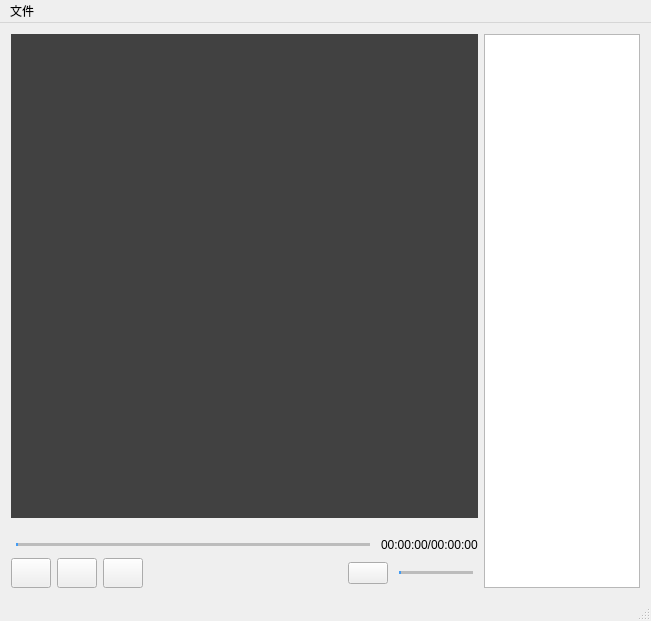
<?xml version="1.0" encoding="UTF-8"?>
<ui version="4.0">
 <class>MyMediaClass</class>
 <widget class="QMainWindow" name="MyMediaClass">
  <property name="geometry">
   <rect>
    <x>0</x>
    <y>0</y>
    <width>651</width>
    <height>621</height>
   </rect>
  </property>
  <property name="windowTitle">
   <string>MyMedia</string>
  </property>
  <property name="styleSheet">
   <string notr="true">QSlider{
border-color: #bcbcbc;
}
QSlider::groove:horizontal {                                
     border: 1px solid #999999;                             
     height: 1px;                                           
    margin: 0px 0;                                         
     left: 5px; right: 5px; 
 }
 /*设置中间的那个滑动的键 */
QSlider::handle:horizontal {                               
     border: 0px ;                           
     border-image:  url(:/MyMedia/img/bullet_blue.png);
     width: 15px;                                           
     margin: -7px -7px -7px -7px;                  
} 
/*还没有滑上去的地方*/
QSlider::add-page:horizontal{
background: qlineargradient(spread:pad, x1:0, y1:1, x2:0, y2:0, stop:0 #bcbcbc, stop:0.25 #bcbcbc, stop:0.5 #bcbcbc, stop:1 #bcbcbc); 

}
/*已经划过的从地方*/
QSlider::sub-page:horizontal{                               
 background: qlineargradient(spread:pad, x1:0, y1:1, x2:0, y2:0, stop:0 #439cf3, stop:0.25 #439cf3, stop:0.5 #439cf3, stop:1 #439cf3);                     
}

QPushButton#phBtn_play{
	border-image: url(:/MyMedia/img/playnormal.png);
}
QPushButton#phBtn_play:pressed{
    border: 0px ; 
	border-image: url(:/MyMedia/img/playpressed.png);
}
QPushButton#phBtn_stop{
	border-image: url(:/MyMedia/img/stop1normalblue.png);
}
QPushButton#phBtn_stop:pressed{
    border: 0px ; 
	border-image: url(:/MyMedia/img/stop1pressedblue.png);
}
QPushButton#phBtn_Next{
	border-image: url(:/MyMedia/img/stepforwardnormalblue.png);
}
QPushButton#phBtn_Next:pressed{
    border: 0px ; 
	border-image: url(:/MyMedia/img/stepforwardpressedblue.png);
}
QMainWindow{
	border:0px;
	margin:0px;
}

QPushButton#phBtn_Vlm{
	border-image: url(:/MyMedia/img/volumenormalblue.png);
}
QPushButton#phBtn_Vlm:pressed{
    border: 0px ; 
	border-image: url(:/MyMedia/img/volumepressedblue.png);
}</string>
  </property>
  <widget class="QWidget" name="centralWidget">
   <layout class="QGridLayout" name="gridLayout">
    <item row="0" column="0">
     <layout class="QHBoxLayout" name="horizontalLayout_3" stretch="6,2">
      <item>
       <layout class="QVBoxLayout" name="verticalLayout_2" stretch="10,0,1">
        <item>
         <widget class="QWidget" name="widget" native="true">
          <property name="styleSheet">
           <string notr="true">background-color: rgb(65, 65, 65);</string>
          </property>
          <layout class="QGridLayout" name="gridLayout_2"/>
         </widget>
        </item>
        <item>
         <spacer name="verticalSpacer_2">
          <property name="orientation">
           <enum>Qt::Vertical</enum>
          </property>
          <property name="sizeHint" stdset="0">
           <size>
            <width>236</width>
            <height>13</height>
           </size>
          </property>
         </spacer>
        </item>
        <item>
         <layout class="QVBoxLayout" name="verticalLayout">
          <item>
           <layout class="QHBoxLayout" name="horizontalLayout">
            <item>
             <widget class="QSlider" name="horizontalSlider">
              <property name="orientation">
               <enum>Qt::Horizontal</enum>
              </property>
             </widget>
            </item>
            <item>
             <widget class="QLabel" name="label">
              <property name="text">
               <string>00:00:00/00:00:00</string>
              </property>
             </widget>
            </item>
           </layout>
          </item>
          <item>
           <layout class="QHBoxLayout" name="horizontalLayout_6" stretch="4,0">
            <item>
             <layout class="QHBoxLayout" name="horizontalLayout_5">
              <item>
               <layout class="QHBoxLayout" name="horizontalLayout_4">
                <item>
                 <widget class="QPushButton" name="phBtn_stop">
                  <property name="minimumSize">
                   <size>
                    <width>30</width>
                    <height>30</height>
                   </size>
                  </property>
                  <property name="text">
                   <string/>
                  </property>
                 </widget>
                </item>
                <item>
                 <widget class="QPushButton" name="phBtn_play">
                  <property name="minimumSize">
                   <size>
                    <width>30</width>
                    <height>30</height>
                   </size>
                  </property>
                  <property name="styleSheet">
                   <string notr="true"/>
                  </property>
                  <property name="text">
                   <string/>
                  </property>
                 </widget>
                </item>
                <item>
                 <widget class="QPushButton" name="phBtn_Next">
                  <property name="minimumSize">
                   <size>
                    <width>30</width>
                    <height>30</height>
                   </size>
                  </property>
                  <property name="text">
                   <string/>
                  </property>
                 </widget>
                </item>
               </layout>
              </item>
              <item>
               <spacer name="horizontalSpacer">
                <property name="orientation">
                 <enum>Qt::Horizontal</enum>
                </property>
                <property name="sizeHint" stdset="0">
                 <size>
                  <width>40</width>
                  <height>20</height>
                 </size>
                </property>
               </spacer>
              </item>
             </layout>
            </item>
            <item>
             <layout class="QHBoxLayout" name="horizontalLayout_2">
              <item>
               <widget class="QPushButton" name="phBtn_Vlm">
                <property name="minimumSize">
                 <size>
                  <width>20</width>
                  <height>20</height>
                 </size>
                </property>
                <property name="text">
                 <string/>
                </property>
               </widget>
              </item>
              <item>
               <widget class="QSlider" name="horizontalSlider_Voluem">
                <property name="orientation">
                 <enum>Qt::Horizontal</enum>
                </property>
               </widget>
              </item>
             </layout>
            </item>
           </layout>
          </item>
         </layout>
        </item>
       </layout>
      </item>
      <item>
       <widget class="QListView" name="listView"/>
      </item>
     </layout>
    </item>
   </layout>
  </widget>
  <widget class="QMenuBar" name="menuBar">
   <property name="geometry">
    <rect>
     <x>0</x>
     <y>0</y>
     <width>651</width>
     <height>23</height>
    </rect>
   </property>
   <widget class="QMenu" name="menu">
    <property name="title">
     <string>文件</string>
    </property>
    <addaction name="action_open"/>
    <addaction name="action_chose"/>
   </widget>
   <addaction name="menu"/>
  </widget>
  <widget class="QStatusBar" name="statusBar"/>
  <action name="action_open">
   <property name="text">
    <string>打开</string>
   </property>
  </action>
  <action name="action_chose">
   <property name="text">
    <string>选择文件</string>
   </property>
  </action>
 </widget>
 <layoutdefault spacing="6" margin="11"/>
 <resources>
  <include location="mymedia.qrc"/>
 </resources>
 <connections/>
</ui>
